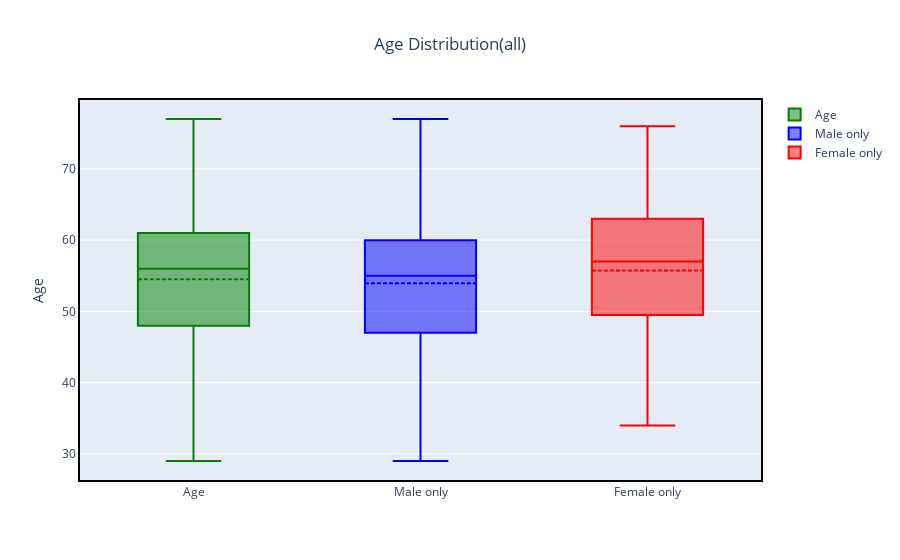

Notebook code cell kept with this figure:
### Markdown cell above
As we are now done with handling the missing values, we can simply do a data visualization before we start with machine learning model model.

### 1.3 Age Distribution:

### Code cell
fig = go.Figure()
fig.add_trace(go.Box(y=data['age'].values , name='Age', marker_color = 'green',boxmean=True))
fig.add_trace(go.Box(y=data[data['sex']=='Male']['age'].values, name ='Male only', marker_color = 'blue', boxmean = True))
fig.add_trace(go.Box(y=data[data['sex']=='Female']['age'].values, name ='Female only', marker_color = 'red', boxmean = True))
fig.update_layout(title = 'Age Distribution(all)', yaxis_title = 'Age', title_x = 0.5)
fig.update_xaxes(showline=True, linewidth=2, linecolor='black', mirror=True)
fig.update_yaxes(showline=True, linewidth=2, linecolor='black', mirror=True)
fig.show()

### Figure 1 — Plotly figure (JSON) as saved in the notebook; plotly's stock layout.template omitted (floating-point values rounded to 4 significant figures; data arrays with more than 128 entries replaced by an {"elided": "..."} marker saying what was removed)
{"data": [{"boxmean": true, "marker": {"color": "green"}, "name": "Age", "type": "box", "y": {"elided": "299 int values"}}, {"boxmean": true, "marker": {"color": "blue"}, "name": "Male only", "type": "box", "y": {"elided": "203 int values"}}, {"boxmean": true, "marker": {"color": "red"}, "name": "Female only", "type": "box", "y": [41, 54, 66, 61, 62, 41, 58, 44, 62, 62, 58, 60, 71, 64, 67, 39, 51, 74, 43, 50, 55, 63, 37, 64, 71, 63, 46, 57, 51, 52, 65, 57, 42, 65, 69, 49, 60, 49, 66, 64, 57, 54, 41, 51, 56, 66, 63, 62, 62, 54, 56, 65, 67, 46, 34, 53, 42, 67, 44, 39, 54, 71, 63, 58, 45, 61, 43, 63, 60, 58, 41, 46, 55, 50, 62, 62, 57, 60, 58, 51, 53, 58, 45, 35, 60, 55, 59, 65, 48, 54, 56, 55, 76, 68, 45, 50]}], "layout": {"title": {"text": "Age Distribution(all)", "x": 0.5}, "xaxis": {"linecolor": "black", "linewidth": 2, "mirror": true, "showline": true}, "yaxis": {"linecolor": "black", "linewidth": 2, "mirror": true, "showline": true, "title": {"text": "Age"}}}}
